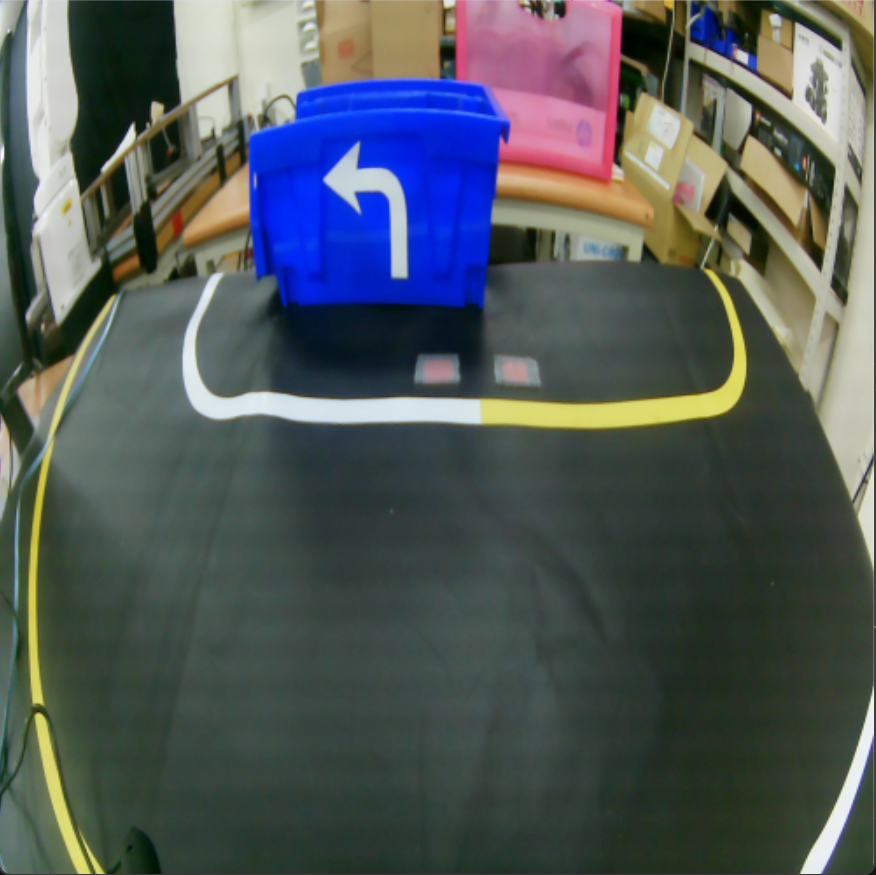
#> input picture sample.png, 876 x 875 px
$ python -i fence.py   (imports and definitions only)
#> lines starting #> are read from the running program, lines starting #| are printed output that depends on the picture
### camera.py
import cv2
import time
import threading
import copy


# 相機設定
#cap = cv2.VideoCapture("/dev/video0", apiPreference=cv2.CAP_V4L2)
cap = cv2.VideoCapture("/dev/video0")
if not cap.isOpened():
	print("camera err")
	exit()
cap.set(cv2.CAP_PROP_FRAME_WIDTH, 640) # 3
cap.set(cv2.CAP_PROP_FRAME_HEIGHT, 480) # 4
cap.set(cv2.CAP_PROP_AUTO_EXPOSURE, 1) # manual expos
#cap.set(cv2.CAP_PROP_BRIGHTNESS,-3)
cap.set(cv2.CAP_PROP_EXPOSURE, 110)
cap.set(cv2.CAP_PROP_BUFFERSIZE, 1)


# Camera
mutex_camera = threading.Lock()
ret = None
img = None
frame_cnt = 0
frame_cnt_start = time.time()

def camera_handler():
    global ret, img, frame_cnt, frame_cnt_start
    while 1:
        _ret, _img = cap.read()
        mutex_camera.acquire()
        frame_cnt += 1
        ret = _ret
        img = _img
        if time.time() - frame_cnt_start > 1:
            print('camera fps: ', frame_cnt)
            frame_cnt = 0
            frame_cnt_start = time.time()
        mutex_camera.release()
camera_thread = threading.Thread(target=camera_handler)
camera_thread.start()


# [13 lines left out: functions get_camera, wait_camera_avail, not called in this run]


# [20 lines that do not run on import are left out]

### fence.py
import cv2
import numpy as np
import time
import matplotlib.pyplot as plt
import camera as cam

debug = False


low_mask = np.array([0, 140, 70])
high_mask = np.array([15, 255, 255])

low_mask2 = np.array([160, 140, 70])
high_mask2 = np.array([180, 255, 255])


def frame_preprocess(frame: cv2.Mat) -> cv2.Mat:
    #frame = cv2.resize(frame, (500, 500), interpolation=cv2.INTER_AREA)
    frame = frame[0:150, 200:320]
    frame = cv2.resize(frame, (300, 240), interpolation=cv2.INTER_LINEAR)

    hsv = cv2.cvtColor(frame, cv2.COLOR_BGR2HSV)
    mask1 = cv2.inRange(hsv, low_mask, high_mask)
    mask2 = cv2.inRange(hsv, low_mask2, high_mask2)
    img = mask1 + mask2
    if debug:
        cv2.imshow('raw', frame)
        cv2.imshow('mask', img)
    kernel_size = 5
    blur_img = cv2.GaussianBlur(img, (kernel_size, kernel_size), 0)
    low_threshold = 10
    high_threshold = 10
    canny_img = cv2.Canny(blur_img, low_threshold, high_threshold)
    #contours, hierarchy = cv2.findContours(canny_img.copy(), cv2.RETR_LIST, cv2.CHAIN_APPROX_SIMPLE)
    kernel = np.ones((2,2),np.uint8)
    dilate_img = cv2.dilate(canny_img, kernel, iterations=2)
    erode_img = cv2.erode(dilate_img, kernel, iterations=1)
    #gradient_img = cv2.morphologyEx(canny_img, cv2.MORPH_GRADIENT, kernel)
    #gradient_img = cv2.morphologyEx(canny_img, cv2.MORPH_CLOSE, kernel)
    return frame, erode_img


def filt_by_arc_length(contours) -> list:
    valid_objs = []

    for contour in contours:
        #contours_img = cv2.drawContours(frame.copy(), contour, -1, (0, 255, 0), 2)
        #cv2.imshow("contours", contours_img)
        arc_len = cv2.arcLength(contour, True)
        #print("arc len: ", arc_len)
        #cv2.waitKey(0)
        if arc_len < 50 or arc_len > 200:
            continue
        valid_objs.append({'cont':contour, 'arc_len':arc_len})
    return valid_objs


def filt_by_points(obj_list, poly_img) -> list:
    valid_objs = []
    for obj in obj_list:
        approx = cv2.approxPolyDP(obj['cont'], 7, True)
        cv2.polylines(poly_img, [approx], True, (0, 255, 0), 2)
        #hull = cv2.convexHull(approx)
        #cv2.polylines(poly_img, [hull], True, (0, 255, 0), 2)
        #print("approx: ", approx, "\nhull: ", hull)
        obj['approx'] = approx
        #obj['hull'] = hull
        #print("point cnt approx/hull: ", len(approx), len(hull))
        if len(approx) <= 5 and len(approx) >= 3 :
            valid_objs.append(obj)
    return valid_objs


def filt_by_position(obj_list, poly_img) -> list:
    valid_objs = []
    for obj in obj_list:
        M = cv2.moments(obj['cont'])
        cX = int(M["m10"] / M["m00"])
        cY = int(M["m01"] / M["m00"])
        center = np.array([cX, cY])
        obj['center'] = center
        valid = True
        for exist_obj in valid_objs:
            if np.linalg.norm(center - exist_obj['center']) < 30:
                valid = False
                break
        if not valid:
            continue
        cv2.circle(poly_img, center, 3, (255, 0, 0), -1)
        valid_objs.append(obj)
    return valid_objs


def fence_detect(frame: cv2.UMat):
    orignal_img, post_img = frame_preprocess(frame)
    debug_img = orignal_img.copy()
    #debug_img = post_img.copy()
    contours, hierarchy = cv2.findContours(post_img, cv2.RETR_TREE, cv2.CHAIN_APPROX_NONE)
    valid_objs = filt_by_arc_length(contours)
    #print("after arc len filt: ", len(valid_objs))
    valid_objs = filt_by_points(valid_objs, debug_img)
    #print("after point filt: ", len(valid_objs))
    valid_objs = filt_by_position(valid_objs, debug_img)
    #print("after position filt: ", len(valid_objs))
    #cv2.imshow("debug2", orignal_img)

    # 1: up, 0: none, -1: down
    status = 0

    if len(valid_objs) > 2:
        data = []
        for obj in valid_objs:
            data.append(obj['center'])
        data = np.array(data)
        data = data.transpose()
        # plt.clf()
        # plt.axis([0,500,500,0])
        # plt.scatter(data[0], data[1], color="red")

        linear_model = np.polyfit(data[0], data[1], 1)
        linear_model_fn = np.poly1d(linear_model)
        print("linear: ", linear_model_fn)
        # [7 lines of commented-out code are left out]
        m = linear_model_fn.c[0]
        cv2.putText(debug_img, 'coef: ' + f"{m:.2f}", (150, 250), cv2.FONT_HERSHEY_COMPLEX_SMALL, 1, (0, 255, 255), 1, cv2.LINE_AA)
        #plt.draw()
        #plt.pause(0.001)
        if abs(m) < 1:
            status = -1
        else:
            status = 1

        cv2.putText(debug_img, 'status: ' + str(status), (150, 300), cv2.FONT_HERSHEY_COMPLEX_SMALL, 1, (0, 255, 255), 1, cv2.LINE_AA)

    return status, debug_img.copy()


sample_dur = 1
last_sample_start = time.time()
samples = [0, 0, 0]
filt_threshold = 0.5
def fence_filt(fence):
    global last_sample_start, samples
    if time.time() - last_sample_start > sample_dur:
        sample_cnt = max(samples[0] + samples[1] + samples[2], 1)
        max_cnt = 0
        max_cnt_idx = 0
        for idx in range(0, 3):
            if samples[idx] > max_cnt:
                max_cnt = samples[idx]
                max_cnt_idx = idx

        last_sample_start = time.time()
        samples = [0, 0, 0]
        if max_cnt / sample_cnt > filt_threshold:
            return max_cnt_idx - 1
        else:
            return 0
    else:
        samples[fence + 1] += 1
        return 0


# main
# [20 lines not run here, left out]

>>> import cv2
>>> picture = cv2.imread('sample.png')
#> picture is the input picture: shape (875, 876, 3); mean B, G, R 89.1, 88.5, 81.6
>>> result = fence_detect(picture)
#> in frame_preprocess, `frame = frame[0:150, 200:320]`:
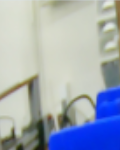
#> frame: shape (150, 120, 3); mean of channels 0, 1, 2 182.2, 169.5, 159.9; drawn as B, G, R
#> in frame_preprocess, `frame = cv2.resize(frame, (300, 240), interpolation=cv2.INTER_LINEAR)`:
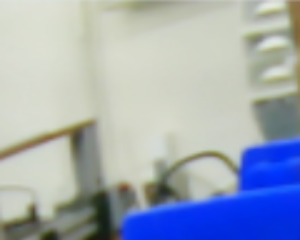
#> frame: shape (240, 300, 3); mean of channels 0, 1, 2 182.1, 169.4, 159.8; drawn as B, G, R
#> in frame_preprocess, `hsv = cv2.cvtColor(frame, cv2.COLOR_BGR2HSV)`: hsv: shape (240, 300, 3); mean H, S, V 51.9, 55.2, 195.2
#> in frame_preprocess, `mask1 = cv2.inRange(hsv, low_mask, high_mask)`: mask1: shape (240, 300); every value is 0
#> in fence_detect, `contours, hierarchy = cv2.findContours(post_img, cv2.RETR_TREE, cv2.CH..`: contours = []
